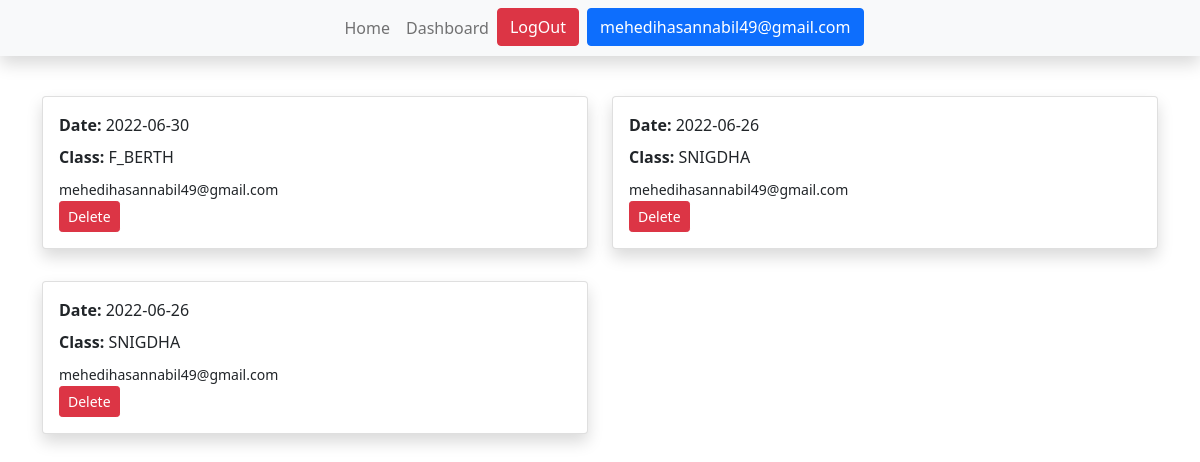
Page /dashboard.php (signed in) on the committed database.
### tables this page shows
CREATE TABLE `booking` (
  `booking_id` int(255) NOT NULL,
  `date` varchar(255) NOT NULL,
  `email` varchar(255) NOT NULL,
  `class_name` varchar(255) NOT NULL
);

### dashboard.php (the view, shortened to what this page needs)
<?php include './Partials/header.php'; ?>
<body>
    <?php include "./Partials/navigation.php"; ?>
    <div class="container">
        <div class="row mt-4">
            <?php
            include "./database/config.php";
            if (isset($_SESSION["login_user"])) {
                $user_info = $_SESSION["login_user"];
                $user_email = $user_info["email"];
                $sql = "SELECT * FROM booking WHERE email='$user_email'";
                if ($db_connect == true) {
                    $result = mysqli_query($db_connect, $sql);
                    if ($result->num_rows > 0) {
                        while ($row = $result->fetch_assoc()) {
                            echo '<div class="col col-md-6 my-3">';
                            echo '<div class="card shadow"> <div class="card-body">';
                            echo '<p class="card-title"><b>Date: </b>' . $row["date"] . '</p>';
                            echo '<p class="card-title"><b>Class: </b>' . $row["class_name"] . '</p>';
                            echo '<small>' . $row["email"] . '</small><br/>';
                            echo '<a href=delete.php?booking_id=' . $row["booking_id"] . ' class="btn btn-danger btn-sm">Delete</a>';
                            echo ' </div></div></div>';
                        }
                    } else {
                        echo '<h3 class="text-center">No tickets available</h3>';
                    }
                }
            } else {
                header("Location: login.php");
                exit();
            }
            ?>
        </div>
    </div>
</body>
<?php
include "./Partials/footer.php";

### Partials/header.php (shortened to what this page needs)
<!DOCTYPE html>
<html lang="en">
<head>
    <link href="https://cdn.jsdelivr.net/npm/bootstrap@5.0.2/dist/css/bootstrap.min.css" rel="stylesheet"
>
</head>

### Partials/navigation.php (shortened to what this page needs)
<nav class="navbar navbar-expand-lg navbar-light bg-light shadow">
    <div class="container-fluid">
        <div class="collapse navbar-collapse" id="navbarSupportedContent">
            <ul class="navbar-nav mx-auto mb-2 mb-lg-0">
                <li class="nav-item">
                    <a class="nav-link" href="index.php">Home</a>
                </li>
                <?php
                if (isset($_SESSION["login_user"])) {
                    $user_info = $_SESSION["login_user"];
                    if (isset($user_info["email"])) {
                        echo '<li class="nav-item">
                        <a class="nav-link" href="dashboard.php">Dashboard</a>
                        </li>';
                        echo '<li class="nav-item">
                        <a class="btn btn-danger me-2" href="logout.php">LogOut</a>
                </li>';
                        echo '<li class="nav-item">
                    <button class="btn btn-primary"> ' . $user_info["email"] . '</button>
                </li>';
                    }
                } else {
                    echo '<li class="nav-item">
                    <a class="nav-link" href="login.php">Login</a>
                </li>';
                }
                ?>
            </ul>
        </div>
    </div>
</nav>

### Partials/footer.php (shortened to what this page needs)
</html>

### rows in the picture
booking: date "2022-06-30", class_name "F_BERTH", email "mehedihasannabil49@gmail.com"
booking: date "2022-06-26", class_name "SNIGDHA", email "mehedihasannabil49@gmail.com"
booking: date "2022-06-26", class_name "SNIGDHA", email "mehedihasannabil49@gmail.com"

### other values in the picture
$user_info["email"] "mehedihasannabil49@gmail.com"
